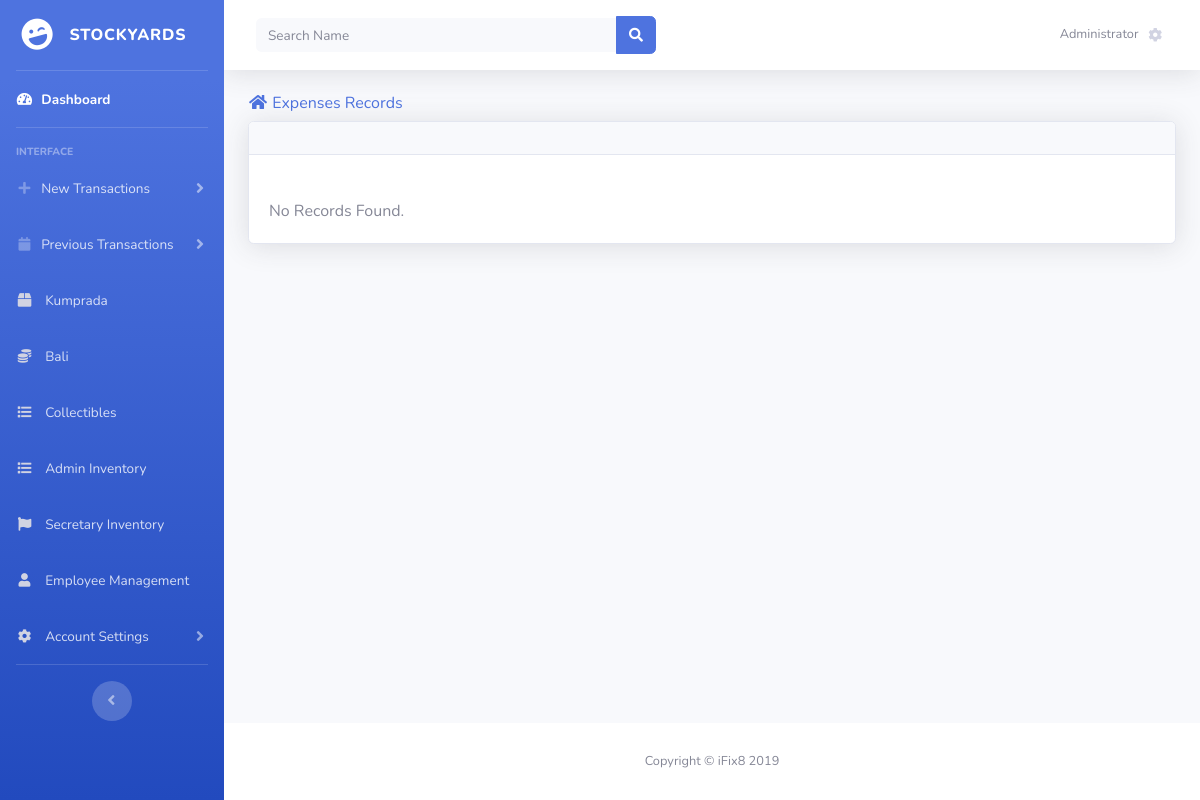
Before: /admin/expenses.php?date=2019-11-08 with the older database file.
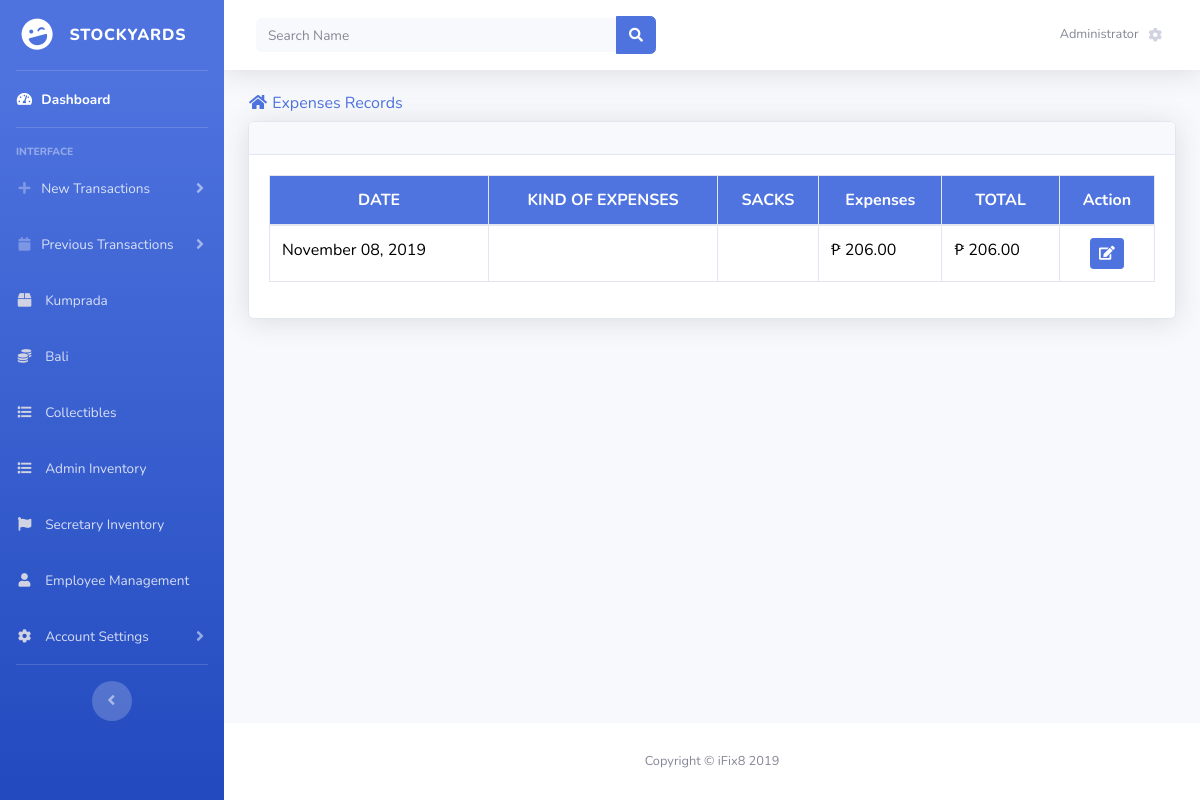
After: the same page with the newer database file.
### tables this page shows
CREATE TABLE `expenses` (
  `id` int(11) NOT NULL,
  `date` date NOT NULL,
  `farm` varchar(50) NOT NULL,
  `ahente_name` varchar(50) NOT NULL,
  `ahente_price` int(10) NOT NULL,
  `SOP` int(10) NOT NULL,
  `reynan` int(10) NOT NULL,
  `driver` int(10) NOT NULL,
  `labor` int(10) NOT NULL,
  `truck` int(10) NOT NULL,
  `expenses` int(10) NOT NULL
);

### admin/table-expenses.php (the view)
<?php
    if (isset($_GET['date'])) {
        $getDate = $_GET['date'];
        $sql = "SELECT * FROM expenses WHERE date = '$getDate'";
    } else {
        $sql = "SELECT * FROM expenses WHERE date = '$date'";
    }
$result = mysqli_query($link, $sql);
$data = mysqli_fetch_assoc($result);
?>
<?php if (empty($data)): ?>
    <br>
    No Records Found.
<?php else: ?>
    <div class="table-responsive">
        <table class="table table-bordered">
            <thead>
                <tr>
                    <th>DATE</th>
                    <th>KIND OF EXPENSES</th>
                    <th>SACKS</th>
                    <th>Expenses</th>
                    <th>TOTAL</th>
                    <th>Action</th>
                </tr>
            </thead>
            <tbody>
                <?php
                    $keyloop=1;
                    $total=0;
                    foreach ($result as $key => $value){ $keyloop += $key; $total+=$value['expenses']; }
                    foreach ($result as $key => $value):
                ?>
                    <tr>
                        <td><?php echo date('F d, Y' ,strtotime($value['date'])); ?></td>
                        <td><?php echo $value['kexpenses']; ?></td>
                        <td><?php echo ($value['sacks'] == 0) ? '': $value['sacks']; ?></td>
                        <td><?php echo '&#x20b1; '. number_format($value['expenses'],2); ?></td>
                        <?php if ($key == 0): ?>
                            <td rowspan="<?php echo $keyloop; ?>">
                                <?php echo '&#x20b1; '. number_format($total,2); ?>
                            </td>
                        <?php endif; ?>
                        <td>
                            <center>
                                <button class="btn btn-primary btn-sm" data-namekey="<?php  echo $value['id']; ?>" data-toggle="modal" data-target="#expensesModalEdit">
                                    <span class="icon ">
                                        <i class="fas fa-edit"></i>
                                    </span>
                                </button>
                            </center>
                        </td>
                    </tr>
                <?php
                    endforeach;
                ?>
            </tbody>
        </table>
    </div>
<?php endif;?>

Changed rows visible on the page:
added expenses: date "November 08, 2019", expenses "206.00"
Other visible differences:
text no longer shown: "No Records Found."
text now shown: "DATE KIND OF EXPENSES SACKS Expenses TOTAL Action"
